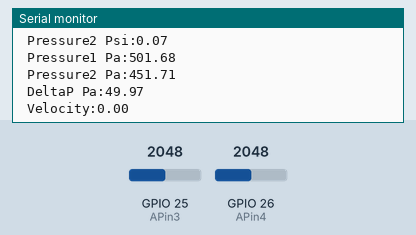
Simulated run of this sketch. Board: ESP32. Shown: the last lines printed to the serial monitor. The test bench sets the inputs (shaded band); at power-on: GPIO 26 (APin4) = 2048, GPIO 25 (APin3) = 2048.

Above: at 2.7 s.
2.8 s: GPIO 26 (APin4) set to 2866
At 3.1 s:
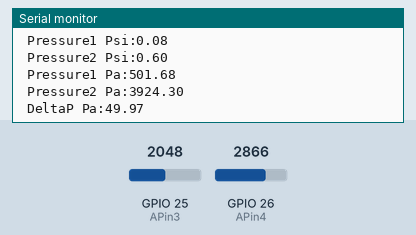
4.3 s: GPIO 26 (APin4) set to 2822
At 4.31 s:
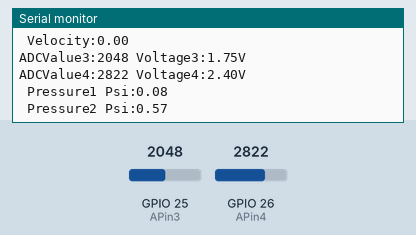
Timing chart, 0 to 7.3 s (numbered marks = the images above; inputs shaded):
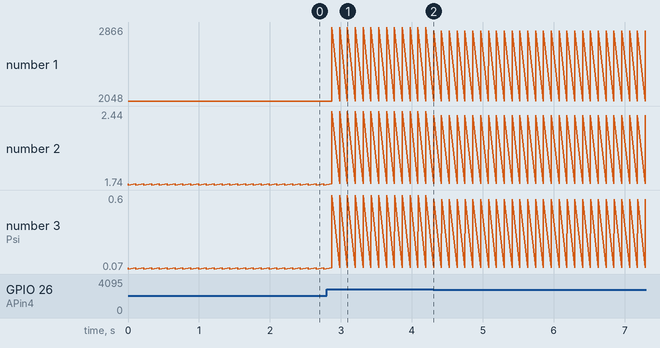

The sketch:

pressuresensorcode.ino
```cpp
const int APin3 = 25;// Analog pin
const int APin4 = 26;// Analog pin

int ADCValue3;// do not change
int ADCValue4;// do not change
float voltage3 =0;// do not change
float voltage4 =0;// do not change
//const int threshol = 1.00;
float Pressure1 = 0;
float Pressure2 = 0;
float Pressure1Pa = 0;
float Pressure2Pa = 0;
float DeltaP = 0;
float velocity2=0;

const int numReadings = 50;

int readings[numReadings];      // the readings from the analog input
int readIndex = 0;              // the index of the current reading
float total = 0;                  // the running total
float average = 0.0;                // the average

HardwareSerial Sender(1);   // Define a Serial port instance called 'Sender' using serial port 1

void setup() {
  // initialize serial communication at 115200 bits per second:
  Serial.begin(115200);
}


void loop() {
  // read the input on analog pin potPin:
  ADCValue3 = analogRead(APin3);
  voltage3 = (3.5/4095.0) * ADCValue3;
  ADCValue4 = analogRead(APin4);
  voltage4 = (3.48/4095.0) * ADCValue4;

  Pressure1 = ((voltage3-0.33)*2/2.64) - 1; //psi
  Pressure1Pa = (Pressure1 * 6594.0);
  Pressure2 = ((voltage4-0.33)*2/2.64) - 1; //psi
  Pressure2Pa = (Pressure2 * 6594.0);
   if(Pressure1Pa >= Pressure2Pa){
    DeltaP = Pressure1Pa - Pressure2Pa;
    }

  Serial.print("ADCValue3:");
  Serial.print(ADCValue3);

  Serial.print(" Voltage3:");
  Serial.print(voltage3);
  Serial.println("V");

  Serial.print("ADCValue4:");
  Serial.print(ADCValue4);

  Serial.print(" Voltage4:");
  Serial.print(voltage4);
  Serial.println("V");
  Serial.print(" Pressure1 Psi:");
  Serial.println(Pressure1);
  Serial.print(" Pressure2 Psi:");
  Serial.println(Pressure2);
  Serial.print(" Pressure1 Pa:");
  Serial.println(Pressure1Pa);
  Serial.print(" Pressure2 Pa:");
  Serial.println(Pressure2Pa);
  Serial.print(" DeltaP Pa:");
  Serial.println(DeltaP);
  Serial.print(" Velocity:");
  Serial.println(velocity2);
  delay(100); // delay in between reads for stability

}
```

Measured:
- the behaviour switches between 2859 and 2858 on GPIO 26 (APin4) (found by bisection; images 1 and 2)
- after the input at 2.8 s, the serial monitor: prints a new line after 0.07 s (image 1)
- after the input at 4.3 s, the serial monitor: prints a new line at once (image 2)
- plotted number 1: 2048 → 2866 after the input at 2.8 s, 2866 → 2822 after the input at 4.3 s
- plotted number 2: 1.74 → 2.44 after the input at 2.8 s, 2.44 → 2.4 after the input at 4.3 s
- plotted number 3: 0.07 → 0.6 after the input at 2.8 s, 0.6 → 0.57 after the input at 4.3 s
